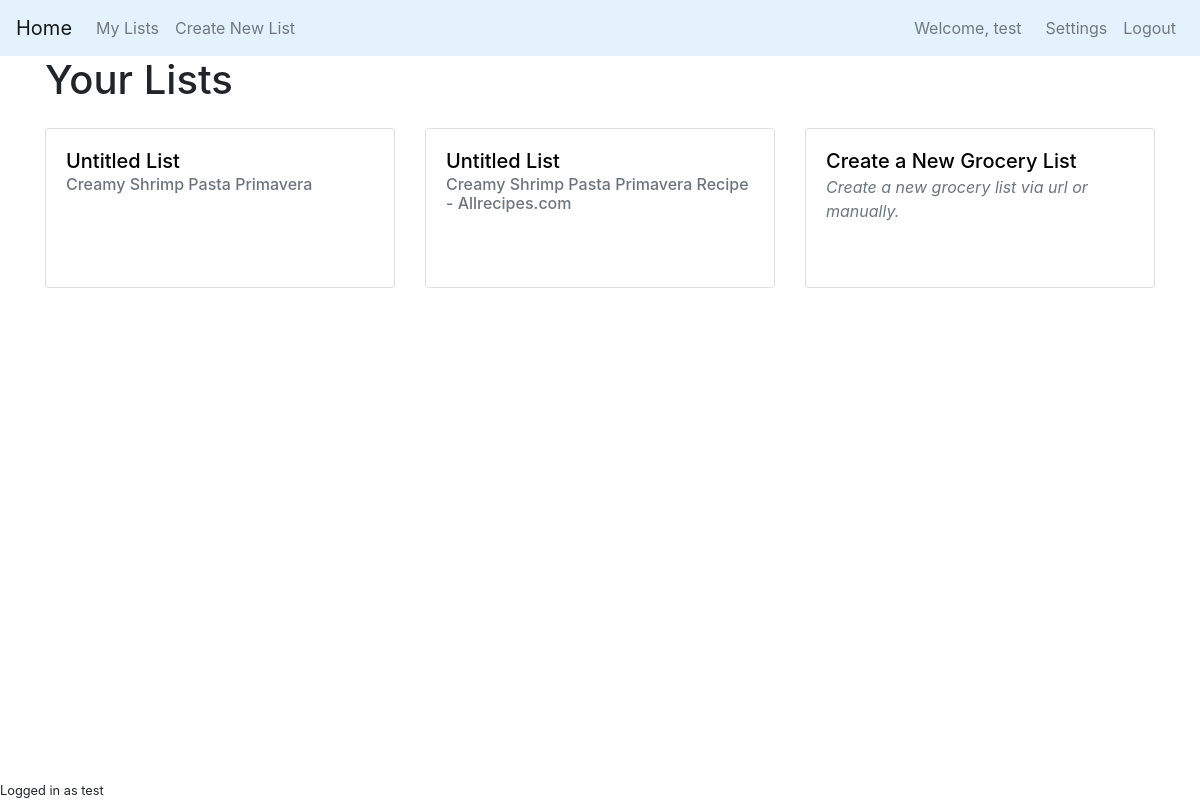
/home (signed in), run on the app's committed database.
### grocerylistapp/models.py (models this page shows, shortened)
class User(db.Model, UserMixin):
    id = db.Column(db.Integer, primary_key=True)
    username = db.Column(db.String(20), unique=True, nullable=False)
    email = db.Column(db.String(120), unique=True, nullable=False)
    email_validated = db.Column(db.Boolean, default=False)
    password = db.Column(db.String(60), nullable=False)
    temporary = db.Column(db.Boolean, default=False)  # determines if user account is temporary (for guest users)
    checklists = db.relationship('CompiledList', backref='user', lazy=True)  # the user's grocery lists

class CompiledList(db.Model):
    id = db.Column(db.Integer, primary_key=True)    # the primary key
    name = db.Column(db.String(20), nullable=False, default="Unnamed List")  # user created name, optional
    hex_name = db.Column(db.String(20), unique=True, nullable=False)  # name for database #TODO use hex_id() function
    lines = db.relationship('CleanedLine', backref='list', lazy=True)  # cleaned lines for the list
    recipes = db.relationship('RecipeList', backref='complist', lazy=True)  # all recipes that are in the compiled list
    user_id = db.Column(db.ForeignKey('user.id'), nullable=False)  # the id of the user who made the list

class RecipeList(db.Model):
    id = db.Column(db.Integer, primary_key=True)  # the primary key
    name = db.Column(db.String, nullable=False)  # name for recipe (from url)
    hex_name = db.Column(db.String(20), unique=True, nullable=False)  # name for database #TODO use hex_id() function
    hex_color = db.Column(db.String(6), nullable=False)  # randomly generated color for use in lists
    image_file = db.Column(db.String(20), nullable=False, default='default.jpg')  # image for list
    recipe_url = db.Column(db.String(200))
    compiled_list = db.Column(db.ForeignKey('compiled_list.id'))    # the id of the compiled list
    lines = db.relationship('RawLine', backref='rlist', lazy=True)  # the lines of the list

### grocerylistapp/account/routes.py (the view)
@account.route('/home', methods=['GET', 'POST'])
def user_homepage():
    user_lists = CompiledList.query.filter_by(user_id=current_user.id)
    user_lists = [ChecklistCard(c, 3) for c in user_lists]
    url_form = RecipeURLForm(prefix='url')
    return render_template('user_home.html', user_lists=user_lists, url_form=url_form, grocery_lists=user_lists)

### grocerylistapp/models.py (called while the page is built)
@login_manager.user_loader
def load_user(user_id):
    print(user_id)
    return User.query.get(user_id)

### grocerylistapp/templates/user_home.html (shortened to what this page needs)
{% extends 'layout.html' %}
{% block content %}
<h1>Your Lists</h1>
<div class="card-deck">
{% for list in user_lists %}
        <div class="card recipe-card my-3">
            <div class="card-body">
                <h5><a href="{{url_for('checklist.compiled_list', hex_name=list.hex_name)}}" class="stretched-link card-title">{{list.name}}</a></h5>
                {% for recipe in list.sample_recipes %}
                    <h6 class="card-subtitle mb-2 text-muted">{{ recipe.name }}</h6>
                {% endfor %}
            </div>
        </div>
{% endfor %}
        <div class="card recipe-card my-3">
            <div class="card-body">
                <h5><a href="{{url_for('checklist.create_list_page')}}" class="stretched-link card-title">Create a New Grocery List</a></h5>
                <p class="card-subtitle mb-2 text-muted font-italic">Create a new grocery list via url or manually.</p>
            </div>
        </div>
</div>
{% endblock content %}

### grocerylistapp/templates/layout.html (shortened to what this page needs)
<!DOCTYPE html>
<html lang="en">
<head>
    <link rel="stylesheet" href="https://stackpath.bootstrapcdn.com/bootstrap/4.4.1/css/bootstrap.min.css">
    <link rel="stylesheet" href="{{url_for('static', filename='main.css')}}">
</head>
<body>
<nav class="navbar navbar-light navbar-expand-sm" style="background-color: #e3f2fd;">
    <a class="navbar-brand" href="{{ url_for('main.home') }}">Home</a>
        <div class="collapse navbar-collapse" id="myNavbar">
            <ul class="nav navbar-nav">
                {% if current_user.is_authenticated %}
                    {% if not current_user.temporary %}
                        {% if grocery_lists %}
                            <li class="nav-item dropdown">
                                <a class="nav-link" data-toggle="dropdown" href="#" role="button">
                                    My Lists
                                </a>
                            </li>
                        {% endif %}
                        <li class="nav-item"><a class="nav-link" href="{{ url_for('checklist.create_list_page') }}">Create New List</a></li>
                    {% else %}
                        <li class="nav-item"><a class="nav-link" href="{{ url_for('checklist.compiled_list', hex_name=grocery_lists[0].hex_name) }}">Your List</a></li>
                    {% endif %}
            </ul>
                <ul class="navbar-nav ml-auto">
                    <li class="nav-item navbar-text mr-3">Welcome, {{current_user.username if not current_user.temporary else "Guest"}}</li>
                    {% if current_user.temporary %}
                        <li class="nav-item"><a class="nav-link" href="{{ url_for('account.register') }}">Register Account</a></li>
                    {% else %}
                        <li class="nav-item"><a class="nav-link" href="{{ url_for('account.settings') }}">Settings</a></li>
                        <li class="nav-item"><a class="nav-link" href="{{ url_for('account.logout') }}">Logout</a></li>
                    {% endif %}
                {% endif %}
            </ul>
        </div>
</nav>
<div class="container" role="main">
    {% block content %}{% endblock %}
    {% if current_user.is_authenticated%}
    <small class="fixed-bottom">Logged in as {{current_user.username}}</small>
    {% endif %}
</div>
</body>
</html>

### grocerylistapp/static/main.css (style rules this page uses)
.recipe-card { min-height: 10rem; }
.recipe-card .card-title { color: black; }

### data on the page
User: temporary+username "test", username "test"
CompiledList: name "Untitled List"
RecipeList: name "Creamy Shrimp Pasta Primavera"
CompiledList: name "Untitled List"
RecipeList: name "Creamy Shrimp Pasta Primavera Recipe - Allrecipes.com"
